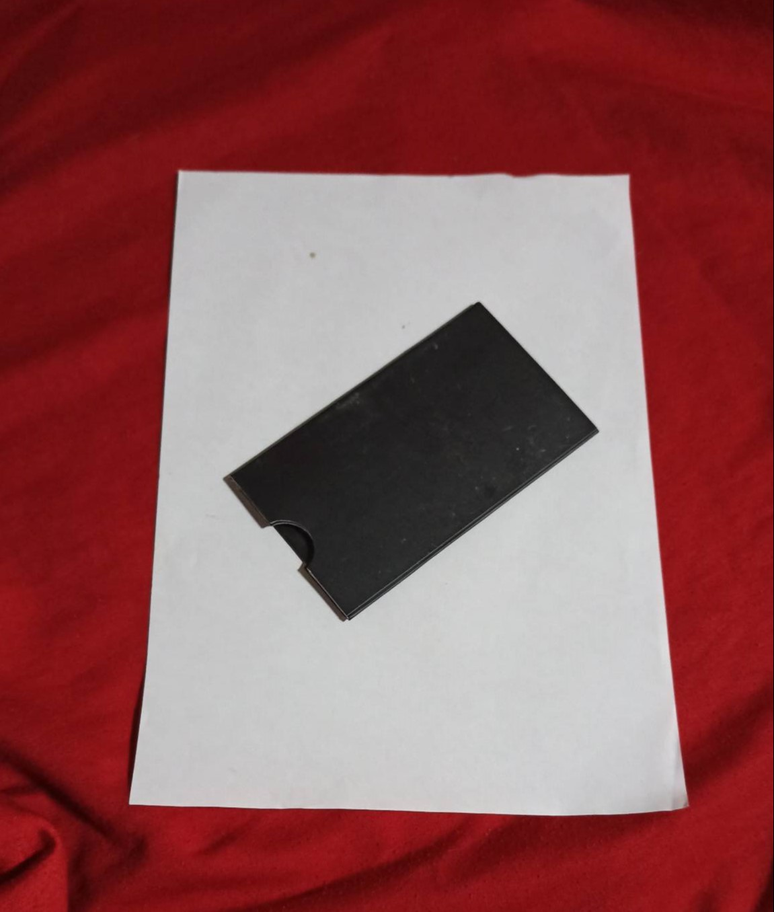
#> input picture test.png, 774 x 912 px, shrunk from 1151 x 1356 before the run
$ python -i imutils.py   (imports and definitions only)
#> lines starting #> are read from the running program, lines starting #| are printed output that depends on the picture; after the words box and inside, x2 and y2 are one past the last pixel; in counts of white or black regions, pixels touching at a corner belong together
#> further down, picture is the input picture: shape (912, 774, 3); mean B, G, R 87.1, 85.4, 142.2
import cv2
import numpy as np
from constants import *


def preprocess_image(image) -> cv2.Mat:
    # Convert the image to grayscale first.
    gray = cv2.cvtColor(image, cv2.COLOR_BGR2GRAY)
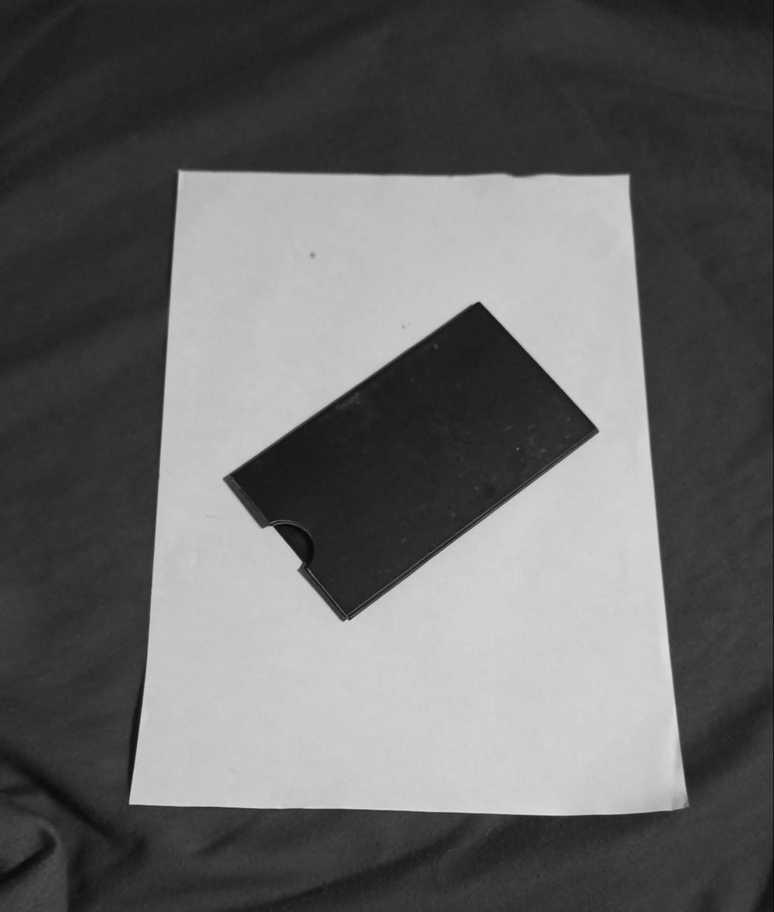
#> gray: shape (912, 774); min 6, max 225, mean 102.6
    # Apply a 5x5 Gaussian blur filter.
    blurred = cv2.GaussianBlur(gray, ksize=(5, 5), sigmaX=1)
    # Apply the Canny edge detection filter.
    canny = cv2.Canny(blurred, threshold1=100, threshold2=100)
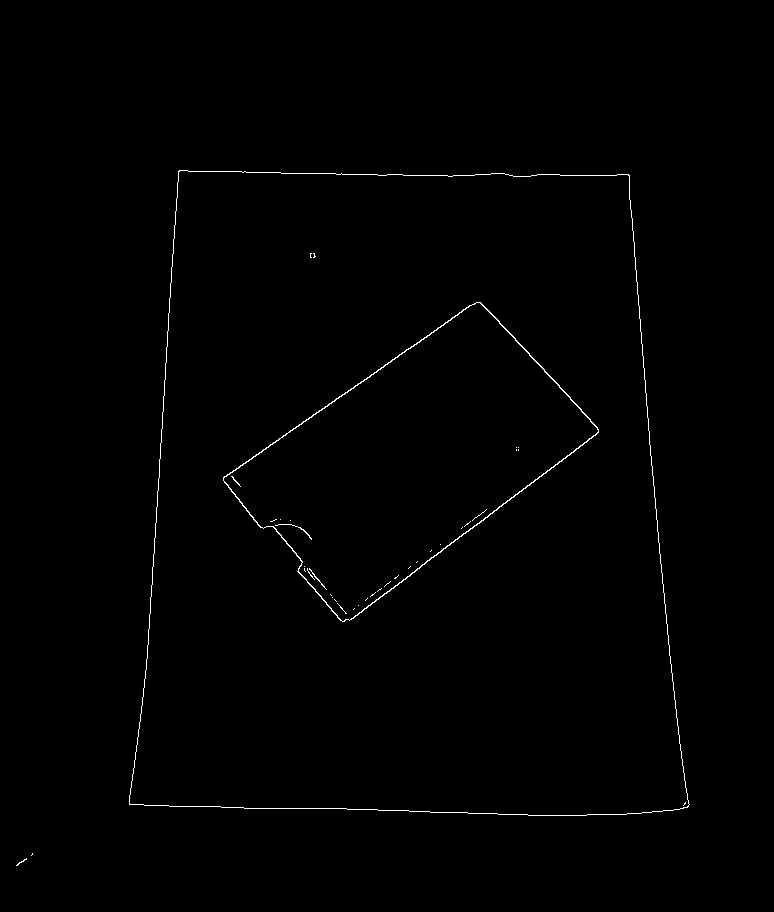
#> canny: shape (912, 774); 0.56% white in thin lines or dots, all inside (x1, y1, x2, y2) = (16, 170, 690, 866)
    # Apply dilation and erodion with a 5x5 average kernel.
    kernel = np.ones(shape=(5, 5))
    dilated = cv2.dilate(canny, kernel, iterations=3)
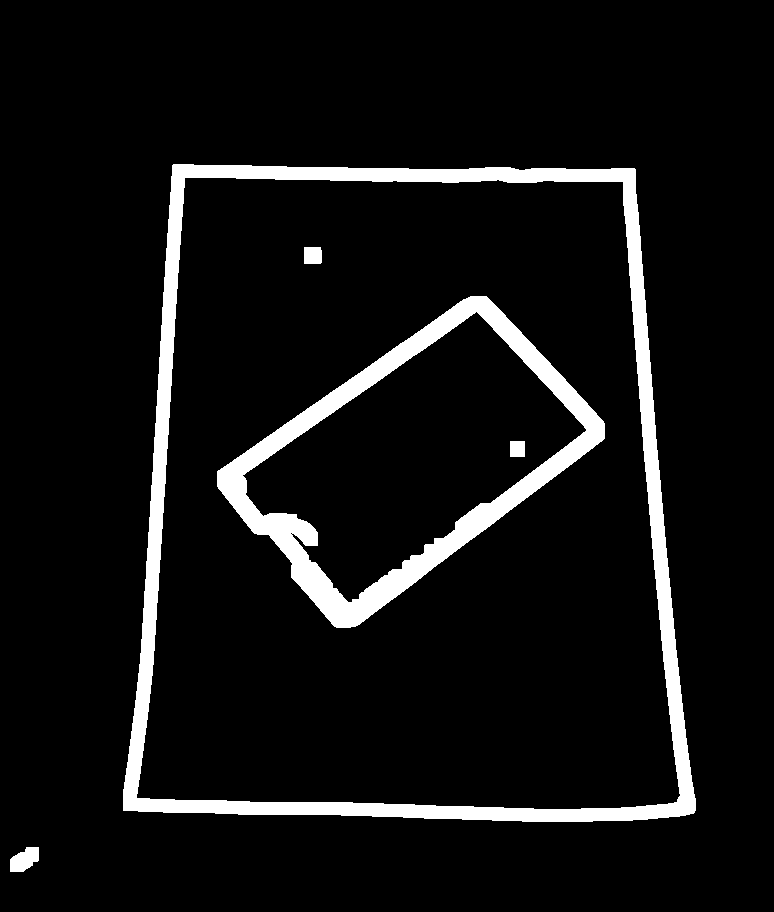
#> dilated: shape (912, 774); 7.5% white; 5 white regions, box (x1, y1, x2, y2) and area: (123, 164, 696, 822) 31354, (217, 296, 605, 628) 20236, (10, 847, 39, 872) 517, (304, 247, 322, 264) 302, (510, 441, 525, 457) 240
    eroded = cv2.erode(dilated, kernel, iterations=2)
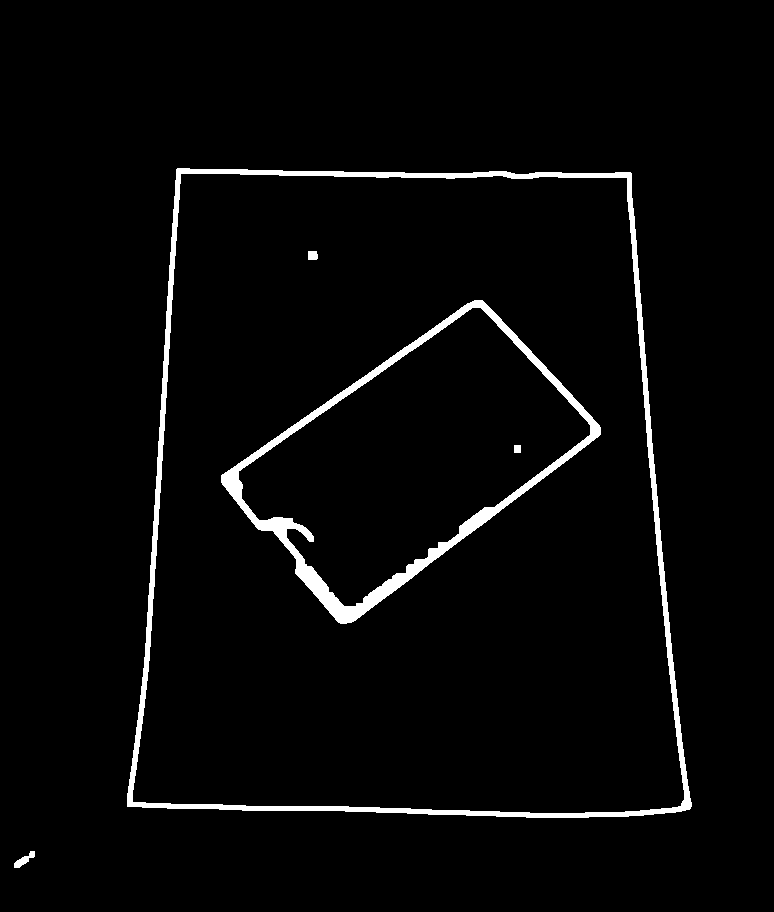
#> eroded: shape (912, 774); 3% white; 5 white regions
    return eroded


def find_contours(image, min_area: int = ...):
    contours, _ = cv2.findContours(
        # Apply aome preprocessing to better detect contours.
        image=preprocess_image(image),
        # Keep the outer edges.
        mode=cv2.RETR_EXTERNAL,
        method=cv2.CHAIN_APPROX_SIMPLE
    )
#> contours = 2 contours; box (x1, y1, x2, y2) and area: (127, 168, 692, 818) 322482, (14, 851, 35, 868) 120
    # Sort contours by their area in decreasing order.
    areas = [cv2.contourArea(contour) for contour in contours]
#> areas = [120.5, 322482]
    if min_area is not ...:
        # Filter out contours whose area are less than the given minimum.
        contours = [
            contour
            for contour, area in zip(contours, areas)
            if area >= min_area
        ]
    # Sort contours by decreasing area.
    return [
        contour
        for contour, _ in sorted(
            zip(contours, areas),
            key=lambda pair: pair[1],
            reverse=True
        )
    ]


# [168 lines left out: functions draw_contours, find_approximating_polygons, find_min_area_rectangle, warp_image, __reorder_vertices, draw_dimensions and 4 more, not called in this run]


def __euclidean(x, y):
    return np.linalg.norm(x - y)

>>> import cv2
>>> picture = cv2.imread('test.png')
>>> result = find_contours(picture)
#> result has the same summary as contours in find_contours
